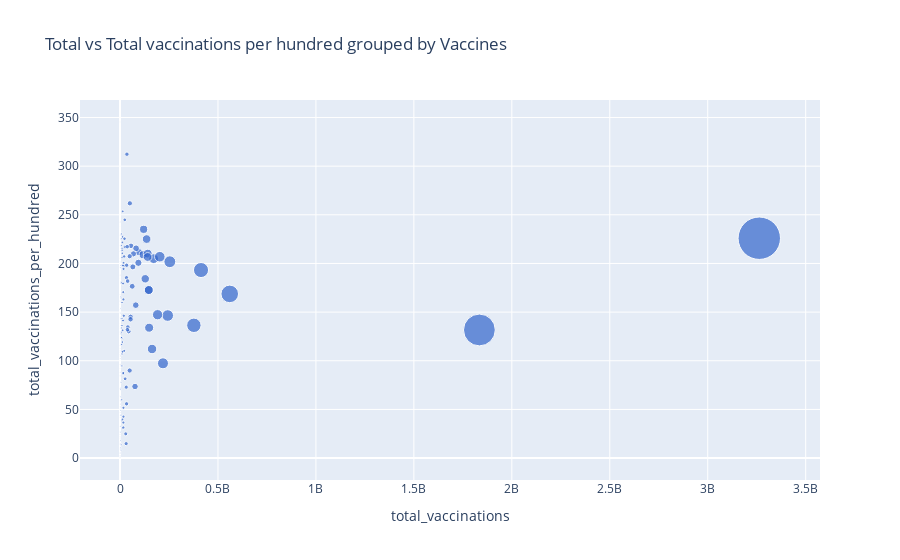

Source (notebook cell):
### Markdown cell above
### Relation between Total Vaccinations and Total Vaccinations per Hundred:

### Code cell
fig = px.scatter(new_df,x = 'total_vaccinations',y='total_vaccinations_per_hundred',
                 size='total_vaccinations',
                 hover_name = 'country',size_max = 30,
                 title="Total vs Total vaccinations per hundred grouped by Vaccines",
                color_discrete_sequence = px.colors.qualitative.G10)
fig.show()

### Figure 1 — Plotly figure (JSON) as saved in the notebook; plotly's stock layout.template omitted (floating-point values rounded to 4 significant figures; data arrays with more than 128 entries replaced by an {"elided": "..."} marker saying what was removed)
{"data": [{"hovertemplate": "<b>%{hovertext}</b><br><br>total_vaccinations=%{marker.size}<br>total_vaccinations_per_hundred=%{y}<extra></extra>", "hovertext": {"elided": "223 str values"}, "legendgroup": "", "marker": {"color": "#3366CC", "size": {"elided": "223 int values"}, "sizemode": "area", "sizeref": 3626000.0, "symbol": "circle"}, "mode": "markers", "name": "", "orientation": "v", "showlegend": false, "type": "scatter", "x": {"elided": "223 int values"}, "xaxis": "x", "y": {"elided": "223 float values"}, "yaxis": "y"}], "layout": {"legend": {"itemsizing": "constant", "tracegroupgap": 0}, "title": {"text": "Total vs Total vaccinations per hundred grouped by Vaccines"}, "xaxis": {"anchor": "y", "domain": [0, 1], "title": {"text": "total_vaccinations"}}, "yaxis": {"anchor": "x", "domain": [0, 1], "title": {"text": "total_vaccinations_per_hundred"}}}}
